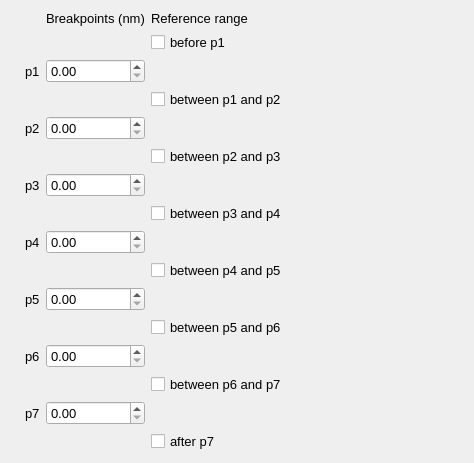
           <widget class="QWidget" name="scrollAreaWidgetContents">
            <property name="geometry">
             <rect>
              <x>0</x>
              <y>0</y>
              <width>474</width>
              <height>446</height>
             </rect>
            </property>
            <layout class="QVBoxLayout" name="verticalLayout_4">
             <item>
              <layout class="QGridLayout" name="gridLayout_2">
               <item row="13" column="1" alignment="Qt::AlignRight">
                <widget class="QLabel" name="lbl_p6">
                 <property name="font">
                  <font>
                   <pointsize>10</pointsize>
                  </font>
                 </property>
                 <property name="text">
                  <string>p6</string>
                 </property>
                </widget>
               </item>
               <item row="10" column="4">
                <widget class="QCheckBox" name="check_p4_p5">
                 <property name="font">
                  <font>
                   <pointsize>10</pointsize>
                  </font>
                 </property>
                 <property name="text">
                  <string>between p4 and p5</string>
                 </property>
                </widget>
               </item>
               <item row="1" column="2">
                <widget class="QLabel" name="label_11">
                 <property name="font">
                  <font>
                   <pointsize>10</pointsize>
                  </font>
                 </property>
                 <property name="text">
                  <string>Breakpoints (nm)</string>
                 </property>
                </widget>
               </item>
               <item row="13" column="2">
                <widget class="QDoubleSpinBox" name="dsb_p_6">
                 <property name="maximumSize">
                  <size>
                   <width>150</width>
                   <height>16777215</height>
                  </size>
                 </property>
                 <property name="font">
                  <font>
                   <pointsize>10</pointsize>
                  </font>
                 </property>
                 <property name="maximum">
                  <double>999999.989999999990687</double>
                 </property>
                 <property name="singleStep">
                  <double>0.500000000000000</double>
                 </property>
                </widget>
               </item>
               <item row="5" column="1" alignment="Qt::AlignRight">
                <widget class="QLabel" name="lbl_p2">
                 <property name="font">
                  <font>
                   <pointsize>10</pointsize>
                  </font>
                 </property>
                 <property name="text">
                  <string>p2</string>
                 </property>
                </widget>
               </item>
               <item row="5" column="2">
                <widget class="QDoubleSpinBox" name="dsb_p_2">
                 <property name="maximumSize">
                  <size>
                   <width>150</width>
                   <height>16777215</height>
                  </size>
                 </property>
                 <property name="font">
                  <font>
                   <pointsize>10</pointsize>
                  </font>
                 </property>
                 <property name="maximum">
                  <double>999999.989999999990687</double>
                 </property>
                 <property name="singleStep">
                  <double>0.500000000000000</double>
                 </property>
                </widget>
               </item>
               <item row="7" column="1" alignment="Qt::AlignRight">
                <widget class="QLabel" name="lbl_p3">
                 <property name="font">
                  <font>
                   <pointsize>10</pointsize>
                  </font>
                 </property>
                 <property name="text">
                  <string>p3</string>
                 </property>
                </widget>
               </item>
               <item row="7" column="2">
                <widget class="QDoubleSpinBox" name="dsb_p_3">
                 <property name="maximumSize">
                  <size>
                   <width>150</width>
                   <height>16777215</height>
                  </size>
                 </property>
                 <property name="font">
                  <font>
                   <pointsize>10</pointsize>
                  </font>
                 </property>
                 <property name="maximum">
                  <double>999999.989999999990687</double>
                 </property>
                 <property name="singleStep">
                  <double>0.500000000000000</double>
                 </property>
                </widget>
               </item>
               <item row="9" column="1" alignment="Qt::AlignRight">
                <widget class="QLabel" name="lbl_p4">
                 <property name="font">
                  <font>
                   <pointsize>10</pointsize>
                  </font>
                 </property>
                 <property name="text">
                  <string>p4</string>
                 </property>
                </widget>
               </item>
               <item row="12" column="4">
                <widget class="QCheckBox" name="check_p5_p6">
                 <property name="font">
                  <font>
                   <pointsize>10</pointsize>
                  </font>
                 </property>
                 <property name="text">
                  <string>between p5 and p6</string>
                 </property>
                </widget>
               </item>
               <item row="11" column="1" alignment="Qt::AlignRight">
                <widget class="QLabel" name="lbl_p5">
                 <property name="font">
                  <font>
                   <pointsize>10</pointsize>
                  </font>
                 </property>
                 <property name="text">
                  <string>p5</string>
                 </property>
                </widget>
               </item>
               <item row="3" column="2">
                <widget class="QDoubleSpinBox" name="dsb_p_1">
                 <property name="maximumSize">
                  <size>
                   <width>150</width>
                   <height>16777215</height>
                  </size>
                 </property>
                 <property name="font">
                  <font>
                   <pointsize>10</pointsize>
                  </font>
                 </property>
                 <property name="maximum">
                  <double>999999.989999999990687</double>
                 </property>
                 <property name="singleStep">
                  <double>0.500000000000000</double>
                 </property>
                </widget>
               </item>
               <item row="2" column="4">
                <widget class="QCheckBox" name="check_p1">
                 <property name="font">
                  <font>
                   <pointsize>10</pointsize>
                  </font>
                 </property>
                 <property name="text">
                  <string>before p1</string>
                 </property>
                </widget>
               </item>
               <item row="4" column="4">
                <widget class="QCheckBox" name="check_p1_p2">
                 <property name="font">
                  <font>
                   <pointsize>10</pointsize>
                  </font>
                 </property>
                 <property name="text">
                  <string>between p1 and p2</string>
                 </property>
                </widget>
               </item>
               <item row="11" column="2">
                <widget class="QDoubleSpinBox" name="dsb_p_5">
                 <property name="maximumSize">
                  <size>
                   <width>150</width>
                   <height>16777215</height>
                  </size>
                 </property>
                 <property name="font">
                  <font>
                   <pointsize>10</pointsize>
                  </font>
                 </property>
                 <property name="maximum">
                  <double>999999.989999999990687</double>
                 </property>
                 <property name="singleStep">
                  <double>0.500000000000000</double>
                 </property>
                </widget>
               </item>
               <item row="9" column="2">
                <widget class="QDoubleSpinBox" name="dsb_p_4">
                 <property name="maximumSize">
                  <size>
                   <width>150</width>
                   <height>16777215</height>
                  </size>
                 </property>
                 <property name="font">
                  <font>
                   <pointsize>10</pointsize>
                  </font>
                 </property>
                 <property name="maximum">
                  <double>999999.989999999990687</double>
                 </property>
                 <property name="singleStep">
                  <double>0.500000000000000</double>
                 </property>
                </widget>
               </item>
               <item row="6" column="4">
                <widget class="QCheckBox" name="check_p2_p3">
                 <property name="font">
                  <font>
                   <pointsize>10</pointsize>
                  </font>
                 </property>
                 <property name="text">
                  <string>between p2 and p3</string>
                 </property>
                </widget>
               </item>
               <item row="3" column="4">
                <spacer name="horizontalSpacer">
                 <property name="orientation">
                  <enum>Qt::Horizontal</enum>
                 </property>
                 <property name="sizeHint" stdset="0">
                  <size>
                   <width>40</width>
                   <height>20</height>
                  </size>
                 </property>
                </spacer>
               </item>
               <item row="8" column="4">
                <widget class="QCheckBox" name="check_p3_p4">
                 <property name="font">
                  <font>
                   <pointsize>10</pointsize>
                  </font>
                 </property>
                 <property name="text">
                  <string>between p3 and p4</string>
                 </property>
                </widget>
               </item>
               <item row="1" column="4">
                <widget class="QLabel" name="label_21">
                 <property name="font">
                  <font>
                   <pointsize>10</pointsize>
                  </font>
                 </property>
                 <property name="text">
                  <string>Reference range</string>
                 </property>
                </widget>
               </item>
               <item row="14" column="4">
                <widget class="QCheckBox" name="check_p6_p7">
                 <property name="font">
                  <font>
                   <pointsize>10</pointsize>
                  </font>
                 </property>
                 <property name="text">
                  <string>between p6 and p7</string>
                 </property>
                </widget>
               </item>
               <item row="3" column="1" alignment="Qt::AlignRight">
                <widget class="QLabel" name="lbl_p1">
                 <property name="font">
                  <font>
                   <pointsize>10</pointsize>
                  </font>
                 </property>
                 <property name="text">
                  <string>p1</string>
                 </property>
                </widget>
               </item>
               <item row="15" column="2">
                <widget class="QDoubleSpinBox" name="dsb_p_7">
                 <property name="maximumSize">
                  <size>
                   <width>150</width>
                   <height>16777215</height>
                  </size>
                 </property>
                 <property name="font">
                  <font>
                   <pointsize>10</pointsize>
                  </font>
                 </property>
                 <property name="maximum">
                  <double>999999.989999999990687</double>
                 </property>
                 <property name="singleStep">
                  <double>0.500000000000000</double>
                 </property>
                </widget>
               </item>
               <item row="16" column="4">
                <widget class="QCheckBox" name="check_p7">
                 <property name="font">
                  <font>
                   <pointsize>10</pointsize>
                  </font>
                 </property>
                 <property name="text">
                  <string>after p7</string>
                 </property>
                </widget>
               </item>
               <item row="15" column="1" alignment="Qt::AlignRight">
                <widget class="QLabel" name="lbl_p7">
                 <property name="font">
                  <font>
                   <pointsize>10</pointsize>
                  </font>
                 </property>
                 <property name="text">
                  <string>p7</string>
                 </property>
                </widget>
               </item>
               <item row="2" column="0">
                <widget class="QLabel" name="label_20">
                 <property name="font">
                  <font>
                   <pointsize>10</pointsize>
                  </font>
                 </property>
                 <property name="text">
                  <string/>
                 </property>
                </widget>
               </item>
              </layout>
             </item>
             <item>
              <spacer name="verticalSpacer_5">
               <property name="orientation">
                <enum>Qt::Vertical</enum>
               </property>
               <property name="sizeHint" stdset="0">
                <size>
                 <width>20</width>
                 <height>40</height>
                </size>
               </property>
              </spacer>
             </item>
            </layout>
           </widget>
